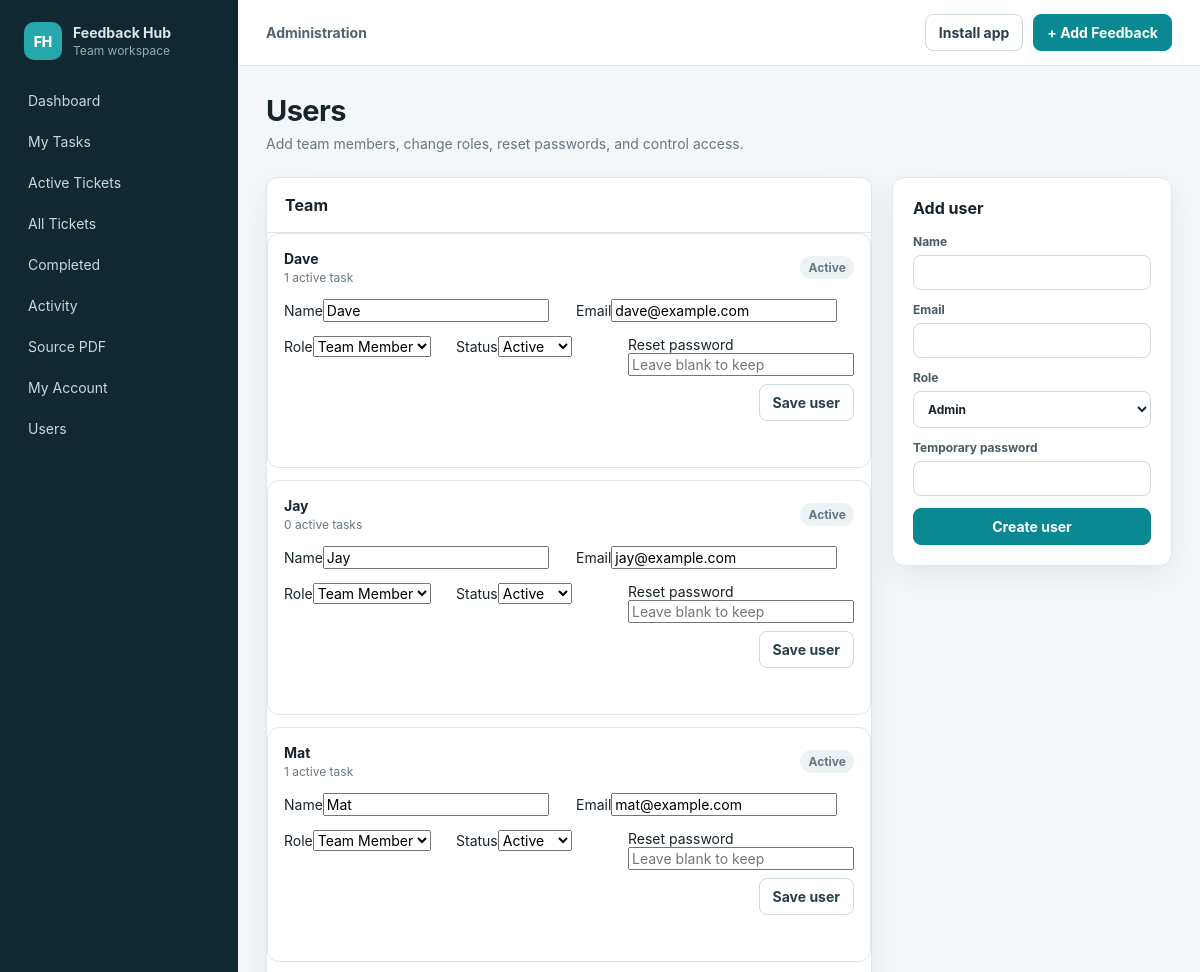
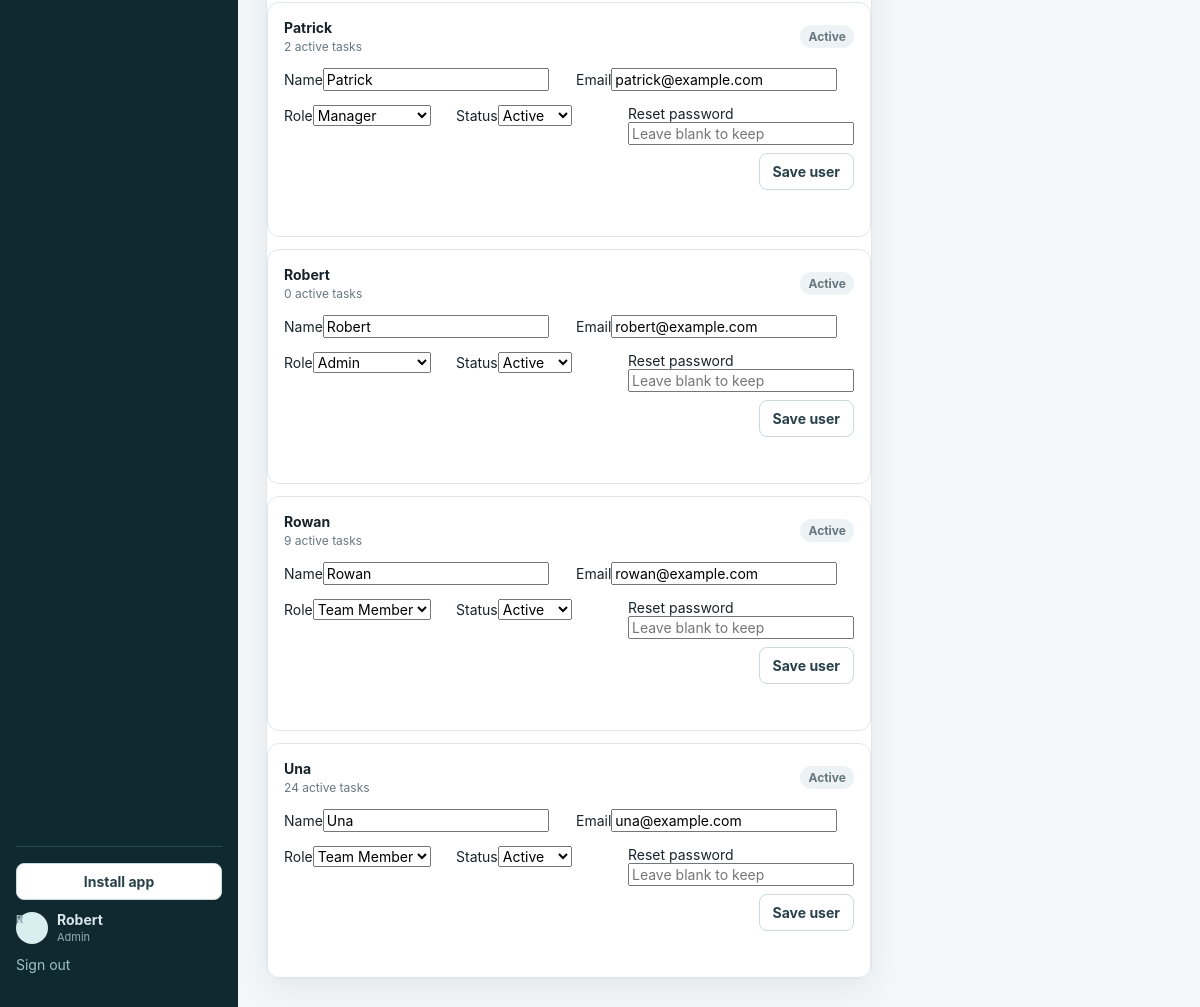
The app's page /users (signed in) with its own data (2 pictures, top to bottom).
### tables this page shows
CREATE TABLE users (
            id INTEGER PRIMARY KEY AUTOINCREMENT,
            name TEXT NOT NULL,
            email TEXT NOT NULL UNIQUE,
            password_hash TEXT NOT NULL,
            role TEXT NOT NULL DEFAULT 'team_member',
            active INTEGER NOT NULL DEFAULT 1,
            created_at TEXT NOT NULL
        );

### app.py (the view)
@app.get("/users", response_class=HTMLResponse)
def users_page(request: Request):
    user=require_user(request)
    if not can_manage(user): raise HTTPException(403)
    conn=db(); users=conn.execute("""SELECT u.*, (SELECT COUNT(*) FROM tickets t WHERE t.assigned_to=u.id AND t.status NOT IN ('resolved','closed')) active_tasks FROM users u ORDER BY u.name""").fetchall(); conn.close()
    return templates.TemplateResponse("users.html",template_context(request,users=users,role_choices=ROLE_CHOICES))

### templates/users.html (shortened to what this page needs)
{% extends "base.html" %}
{% block eyebrow %}Administration{% endblock %}
{% block content %}
<div class="page-head"><div><h1>Users</h1><p>Add team members, change roles, reset passwords, and control access.</p></div></div>
<div class="users-stack">
<section class="panel"><div class="panel-head"><h2>Team</h2></div>
<div class="user-cards">
{% for u in users %}
<form method="post" action="/users/{{u.id}}/update" class="user-edit-card">
  <div class="user-card-head"><div><strong>{{u.name}}</strong><span>{{u.active_tasks}} active task{{'' if u.active_tasks==1 else 's'}}</span></div><span class="badge {{'success' if u.active else ''}}">{{'Active' if u.active else 'Inactive'}}</span></div>
  <div class="form-grid two"><label>Name<input name="name" value="{{u.name}}" required></label><label>Email<input type="email" name="email" value="{{u.email}}" required></label></div>
  <div class="form-grid three"><label>Role<select name="role">{% for r in role_choices %}<option value="{{r}}" {% if u.role==r %}selected{% endif %}>{{r|replace('_',' ')|title}}</option>{% endfor %}</select></label><label>Status<select name="active"><option value="1" {% if u.active %}selected{% endif %}>Active</option><option value="0" {% if not u.active %}selected{% endif %}>Inactive</option></select></label><label>Reset password<input type="password" name="new_password" minlength="12" placeholder="Leave blank to keep"></label></div>
  <div class="form-actions compact-actions"><button class="button">Save user</button></div>
</form>
{% endfor %}
</div></section>
<section class="panel form-card narrow-card"><h2>Add user</h2><form method="post" action="/users" class="stack"><input type="hidden" name="csrf_token" value="{{ csrf_token }}"><label>Name<input name="name" required></label><label>Email<input type="email" name="email" required></label><label>Role<select name="role">{% for r in role_choices %}<option value="{{r}}">{{r|replace('_',' ')|title}}</option>{% endfor %}</select></label><label>Temporary password<input type="password" name="password" required minlength="12"></label><button class="button primary">Create user</button></form></section>
</div>
{% endblock %}

### templates/base.html (shortened to what this page needs)
<!doctype html>
<html lang="en">
<head>
  <link rel="stylesheet" href="/static/style.css">
</head>
<body>
{% if user %}
<div class="app-shell">
  <aside class="sidebar">
    <div class="brand"><div class="brand-mark">FH</div><div><strong>Feedback Hub</strong><span>Team workspace</span></div></div>
    <nav>
      <a href="/" class="nav-link">Dashboard</a>
      <a href="/tickets?view=mine" class="nav-link">My Tasks</a>
      <a href="/tickets?view=active" class="nav-link">Active Tickets</a>
      <a href="/tickets" class="nav-link">All Tickets</a>
      <a href="/tickets?view=completed" class="nav-link">Completed</a>
      <a href="/activity" class="nav-link">Activity</a>
      <a href="/source" target="_blank" class="nav-link">Source PDF</a>
      <a href="/account" class="nav-link">My Account</a>
      {% if can_manage %}<a href="/users" class="nav-link">Users</a>{% endif %}
    </nav>
    <div class="sidebar-bottom">
      <button id="install-app" class="button install-button" type="button" hidden>Install app</button>
      <div class="user-mini"><span class="avatar">{{ user.name[0] }}</span><div><strong>{{ user.name }}</strong><span>{{ user.role|replace('_',' ')|title }}</span></div></div>
      <form method="post" action="/logout"><input type="hidden" name="csrf_token" value="{{ csrf_token }}"><button class="link-button">Sign out</button></form>
    </div>
  </aside>
  <main class="main">
    <header class="topbar">
      <div>{% block eyebrow %}Team Feedback Hub{% endblock %}</div>
      <div class="topbar-actions"><button id="install-app-top" class="button" type="button" hidden>Install app</button><a class="button primary" href="/tickets/new">+ Add Feedback</a></div>
    </header>
    <div class="content">{% block content %}{% endblock %}</div>
  </main>
</div>
{% else %}
{% block anonymous %}{% endblock %}
{% endif %}
</body>
</html>

### records on screen
users: name "R", name "Robert", role "Admin", active_tasks "0", active_tasks "s", active "Active", email "robert@example.com"
users: name "Dave", active_tasks "1", active "Active", email "dave@example.com", role "Team Member"
users: name "Jay", active_tasks "0", active_tasks "s", active "Active", email "jay@example.com", role "Team Member"
users: name "Mat", active_tasks "1", active "Active", email "mat@example.com", role "Team Member"
users: name "Patrick", active_tasks "2", active_tasks "s", active "Active", email "patrick@example.com", role "Manager"
users: name "Rowan", active_tasks "9", active_tasks "s", active "Active", email "rowan@example.com", role "Team Member"
users: name "Una", active_tasks "24", active_tasks "s", active "Active", email "una@example.com", role "Team Member"

### other values on screen
form field role "Admin"
